Frame 1 (no input): blank canvas, image omitted
Frame 60 (no input): blank canvas, image omitted
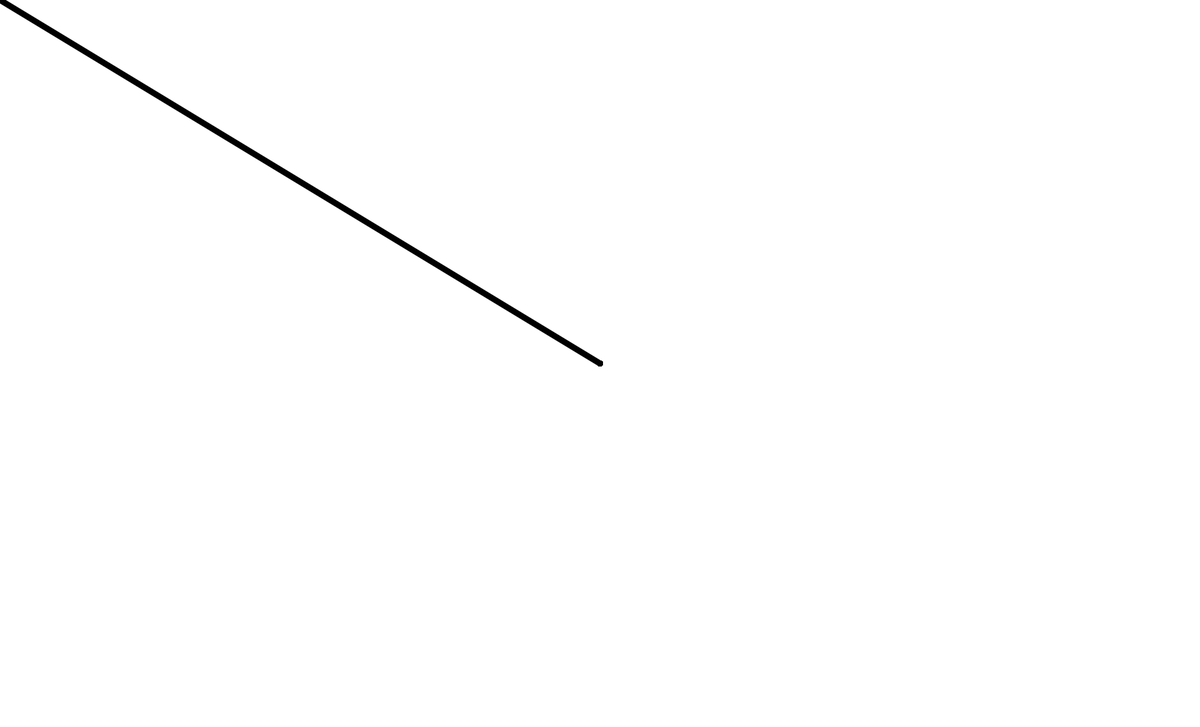
Frame 120 (the mouse pressed at the canvas centre since frame 60)

The p5.js sketch whose frames 1 and 60 were blank and that drew this single picture after the mouse press (run headless with seeded random() and noise() and a simulated clock; from frame 60 on, the mouse is pressed at the canvas centre):

// p5.js sketch
// ── sketch.js
function setup() {
  createCanvas(1980, 1200);
  background(255);
}

function draw() {
  if(mouseIsPressed){
    if(mouseButton == LEFT){
      stroke(0)
      strokeWeight(10);
      line(mouseX,mouseY,pmouseX,pmouseY)
    }
    else if(mouseButton == RIGHT){;
      strokeWeight(100)
      stroke(255)
      line(mouseX,mouseY,pmouseX,pmouseY)

    }
    
  }
}
